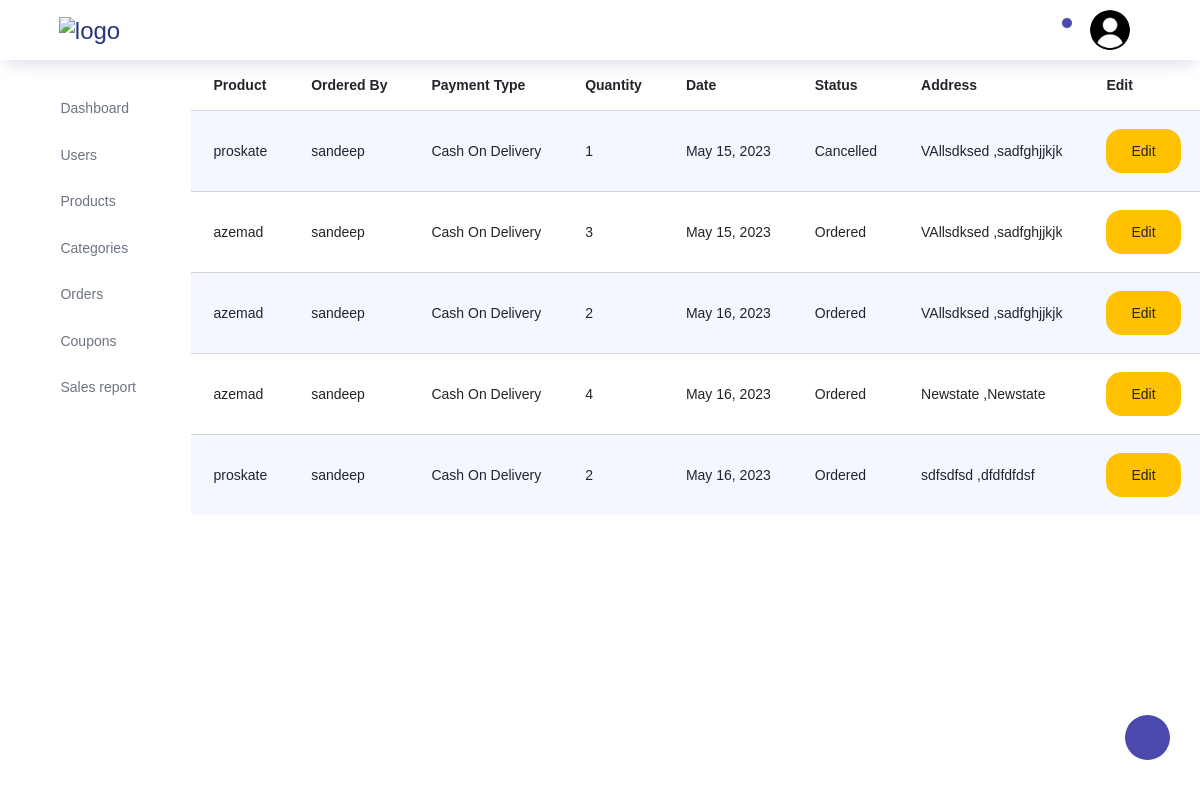
The app's page /storeadmin/orders/, older data.
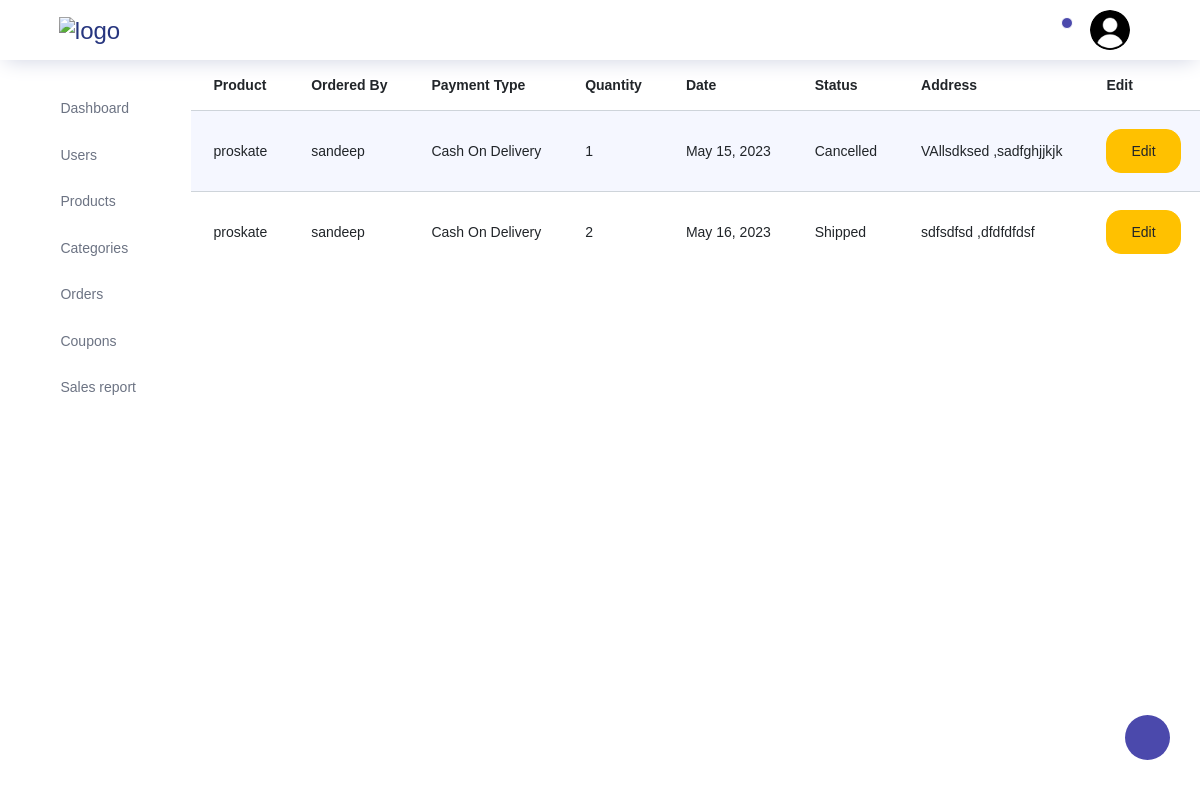
The same page, newer data.
### store/models.py (models this page shows)
class Orders(models.Model):
    user=models.ForeignKey(Customers,on_delete=models.CASCADE)
    product=models.ForeignKey(Products,on_delete=models.CASCADE)
    address=models.ForeignKey(Address,on_delete=models.CASCADE)
    orderdate=models.DateField(auto_now_add=True)
    orderstatus=models.CharField(max_length=200,default="pending")
    ordertype=models.CharField(max_length=200)
    quantity=models.PositiveIntegerField()

class Products(models.Model):
    name=models.CharField(max_length=200,unique=True)
    price = models.DecimalField(max_digits=10, decimal_places=2)
    quantity=models.IntegerField(max_length=200)
    category=models.ForeignKey(Category,on_delete=models.CASCADE)
    description=models.TextField(blank=True)
    image1=models.ImageField(upload_to='store/products/', blank=True)
    image2=models.ImageField(upload_to='store/products/', blank=True)
    image3=models.ImageField(upload_to='store/products/', blank=True)
    image4=models.ImageField(upload_to='store/products/', blank=True)

class Customers(models.Model):
    username=models.CharField(max_length=200,unique=True)
    name=models.CharField(max_length=200)
    email=models.CharField(max_length=200)
    phonenumber=models.IntegerField(max_length=200)
    password=models.CharField(max_length=200)
    repassword=models.CharField(max_length=200)
    isblocked=models.BooleanField(default=False)

class Address(models.Model):
    customer=models.ForeignKey(Customers,on_delete=models.CASCADE)
    country=models.CharField(max_length=200)
    state=models.CharField(max_length=200)
    district=models.CharField(max_length=200)
    locality=models.CharField(max_length=200)
    house=models.CharField(max_length=200)
    pincode=models.PositiveIntegerField()

### storeadmin/views.py (the view)
# urls.py: path("orders/",views.orders,name="admin_orders"),
def orders(request):
    orderobjs=Orders.objects.all()
    return render(request,"storeadmin/orders/orders.html",{"orderobjs":orderobjs})

### storeadmin/templates/storeadmin/orders/orders.html (shortened to what this page needs)
{% extends 'storeadmin/index.html' %}
{% block content %}
<div class="container-fluid">
    <div class="row">
        <table class="table table-striped">
          <thead>
            <tr>
              <th>Product</th>
              <th>Ordered By</th>
              <th>Payment Type</th>
              <th>Quantity</th>
              <th>Date</th>
              <th>Status</th>
              <th>Address</th>
              <th>Edit</th>
            </tr>
          </thead>
          <tbody>
            {% for item in orderobjs %}
            <tr>
              <td>{{ item.product.name }}</td>
              <td>{{ item.user.name }}</td>
              <td>{{ item.ordertype }}</td>
              <td>{{ item.quantity }}</td>
              <td>{{ item.orderdate }}</td>
              <td>{{ item.orderstatus }}</td>
              <td>{{ item.address.house }} ,{{ item.address.locality }}</td>
              <td><a href={% url 'admin_editorderstatus' item.id %}><button class="btn edit-btn btn-warning">Edit</button></a></td>
            </tr>
            {% endfor %}
          </tbody>
        </table>
    </div>
</div>
{% endblock content %}

Row changes from the older to the newer data that the page shows:
removed Orders: product.name "azemad", user.name "sandeep", ordertype "Cash On Delivery", quantity "3", orderdate "May 15, 2023", orderstatus "Ordered", address.house "VAllsdksed", address.locality "sadfghjjkjk"
removed Orders: product.name "azemad", user.name "sandeep", ordertype "Cash On Delivery", quantity "2", orderdate "May 16, 2023", orderstatus "Ordered", address.house "VAllsdksed", address.locality "sadfghjjkjk"
removed Orders: product.name "azemad", user.name "sandeep", ordertype "Cash On Delivery", quantity "4", orderdate "May 16, 2023", orderstatus "Ordered", address.house "Newstate", address.locality "Newstate"
changed Orders "sdfsdfsd": orderstatus "Ordered" → "Shipped"
